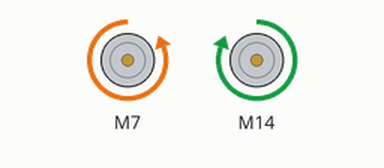
Recording of a sketch running on a simulated Arduino Uno, built with avr-gcc and run on an emulated ATmega328P. Parts: 2 × DC motor (green arrow = forward, orange = backward, longer = faster).

Above: at 0.1 s.
Timing chart, 0 to 1.6 s (numbered marks = the images above):
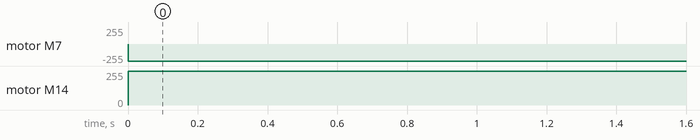

Measured:
- by itself, motor M7: stopped → backward 255/255 at 0.00 s
- by itself, motor M14: stopped → forward 255/255 at 0.00 s

The sketch:

Motor_Driver.ino
```cpp
#define RPWM_left 7         // define pin 7 for RPWM pin (output)
#define R_EN_left 200       // define Vcc for R_EN pin (input)
#define R_IS_left 5         // define pin 5 for R_IS pin (output)
#define LPWM_left 4         // define pin 4 for LPWM pin (output)
#define L_EN_left 200       // define vcc for L_EN pin (input)
#define L_IS_left 6         // define pin 6 for L_IS pin (output)
#define debug_left 1        // change to 0 to hide serial monitor debugging infornmation or set to 1 to view

#define RPWM_right 14       // define pin 14 for RPWM pin (output) active high
#define R_EN_right 200      // define vcc for R_EN pin (input) high enable, low close
#define R_IS_right 16       // define pin 16 for R_IS pin (output)
#define LPWM_right 17       // define pin 17 for LPWM pin (output) active high
#define L_EN_right 200      // define vcc for L_EN pin (input) high enable, low close
#define L_IS_right 15       // define pin 15 for L_IS pin (output)
#define debug_right 1

#define CW 1                // do not change
#define CCW 0               // do not change

#include <RobojaxBTS7960.h>
RobojaxBTS7960 motor_left(R_EN_left, RPWM_left, R_IS_left, L_EN_left, LPWM_left, L_IS_left, debug_left);
RobojaxBTS7960 motor_right(R_EN_right, RPWM_right, R_IS_right, L_EN_right, LPWM_right, L_IS_right, debug_right);

void setup() {
 motor_left.begin();
 motor_right.begin();
}

void loop() {
  motor_left.rotate(100,CCW);// run motor with 100% speed in CW direction
  motor_right.rotate(100,CW);
}
```
